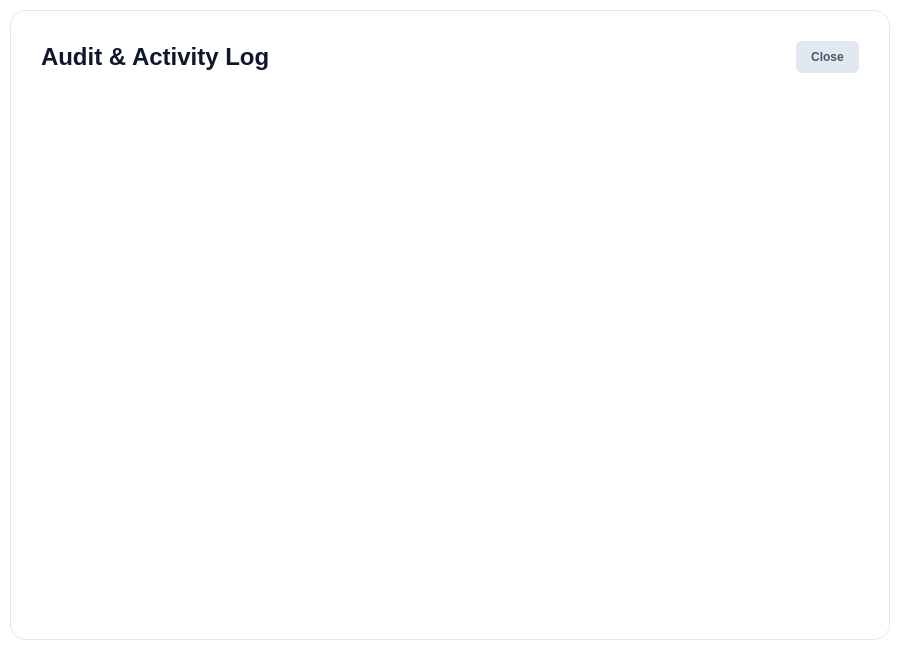
<?xml version="1.0" encoding="UTF-8"?>
<ui version="4.0">
 <class>AuditWindow</class>
 <widget class="QDialog" name="AuditWindow">
  <property name="geometry">
   <rect>
    <x>0</x>
    <y>0</y>
    <width>900</width>
    <height>650</height>
   </rect>
  </property>
  <property name="windowTitle">
   <string>Activity Log</string>
  </property>
  <property name="styleSheet">
   <string notr="true">
    QDialog {
        background-color: transparent;
    }
   </string>
  </property>
  <layout class="QVBoxLayout" name="verticalLayout_root">
   <property name="spacing">
    <number>0</number>
   </property>
   <property name="leftMargin">
    <number>10</number>
   </property>
   <property name="topMargin">
    <number>10</number>
   </property>
   <property name="rightMargin">
    <number>10</number>
   </property>
   <property name="bottomMargin">
    <number>10</number>
   </property>
   <item>
    <widget class="QFrame" name="dialog_content">
     <property name="styleSheet">
      <string notr="true">
       QFrame#dialog_content{
                background-color: white;
                border-radius: 16px;
                border: 1px solid #E2E8F0;
            }

       /* --- MODERN SCROLLBAR STYLING --- */
       QScrollBar:vertical {
            border: none;
            background: #F1F5F9; /* Very subtle track background */
            width: 8px;
            margin: 0px 0px 0px 0px;
            border-radius: 4px;
       }
       QScrollBar::handle:vertical {
            background: #CBD5E1; /* Normal State: Light Gray */
            min-height: 30px;
            border-radius: 4px;
       }
       QScrollBar::handle:vertical:hover {
            background: #94A3B8; /* Hover State: Darker Gray */
       }
       QScrollBar::handle:vertical:pressed {
            background: #64748B; /* Pressed State: Even Darker */
       }
       QScrollBar::sub-line:vertical, QScrollBar::add-line:vertical {
            border: none;
            background: none;
            height: 0px;
       }
       QScrollBar::up-arrow:vertical, QScrollBar::down-arrow:vertical, QScrollBar::add-page:vertical, QScrollBar::sub-page:vertical {
            background: none;
       }
      </string>
     </property>
     <property name="frameShape">
      <enum>QFrame::Shape::NoFrame</enum>
     </property>
     <property name="frameShadow">
      <enum>QFrame::Shadow::Raised</enum>
     </property>
     <layout class="QVBoxLayout" name="verticalLayout_content">
      <property name="spacing">
       <number>20</number>
      </property>
      <property name="leftMargin">
       <number>30</number>
      </property>
      <property name="topMargin">
       <number>30</number>
      </property>
      <property name="rightMargin">
       <number>30</number>
      </property>
      <property name="bottomMargin">
       <number>30</number>
      </property>
      <item>
       <layout class="QHBoxLayout" name="header_layout">
        <item>
         <widget class="QLabel" name="label_title">
          <property name="styleSheet">
           <string>font-size: 24px; font-weight: 800; color: #0F172A; font-family: &quot;Segoe UI&quot;; border: none;</string>
          </property>
          <property name="text">
           <string>Audit &amp; Activity Log</string>
          </property>
         </widget>
        </item>
        <item>
         <spacer name="horizontalSpacer">
          <property name="orientation">
           <enum>Qt::Orientation::Horizontal</enum>
          </property>
          <property name="sizeHint" stdset="0">
           <size>
            <width>40</width>
            <height>20</height>
           </size>
          </property>
         </spacer>
        </item>
        <item>
         <widget class="QPushButton" name="btn_close">
          <property name="minimumSize">
           <size>
            <width>60</width>
            <height>32</height>
           </size>
          </property>
          <property name="cursor">
           <cursorShape>PointingHandCursor</cursorShape>
          </property>
          <property name="styleSheet">
           <string>
               QPushButton { border: none; background-color: #E2E8F0; border-radius: 6px; color: #475569; font-weight: bold; padding: 5px 15px;}
               QPushButton:hover { background-color: #CBD5E1; color: #1E293B; }
           </string>
          </property>
          <property name="text">
           <string>Close</string>
          </property>
         </widget>
        </item>
       </layout>
      </item>
      <item>
       <widget class="QScrollArea" name="scrollArea">
        <property name="styleSheet">
         <string notr="true">QScrollArea { border: none; background-color: transparent; }</string>
        </property>
        <property name="widgetResizable">
         <bool>true</bool>
        </property>
        <widget class="QWidget" name="scrollContents">
         <property name="geometry">
          <rect>
           <x>0</x>
           <y>0</y>
           <width>818</width>
           <height>514</height>
          </rect>
         </property>
         <property name="styleSheet">
          <string>background-color: transparent;</string>
         </property>
         <layout class="QVBoxLayout" name="layout_audit_list">
          <property name="spacing">
           <number>10</number>
          </property>
          <property name="leftMargin">
           <number>0</number>
          </property>
          <property name="topMargin">
           <number>0</number>
          </property>
          <property name="rightMargin">
           <number>10</number>
          </property>
          <property name="bottomMargin">
           <number>0</number>
          </property>
          <item>
           <spacer name="verticalSpacer">
            <property name="orientation">
             <enum>Qt::Orientation::Vertical</enum>
            </property>
            <property name="sizeHint" stdset="0">
             <size>
              <width>20</width>
              <height>40</height>
             </size>
            </property>
           </spacer>
          </item>
         </layout>
        </widget>
       </widget>
      </item>
     </layout>
    </widget>
   </item>
  </layout>
 </widget>
 <resources/>
 <connections/>
</ui>
